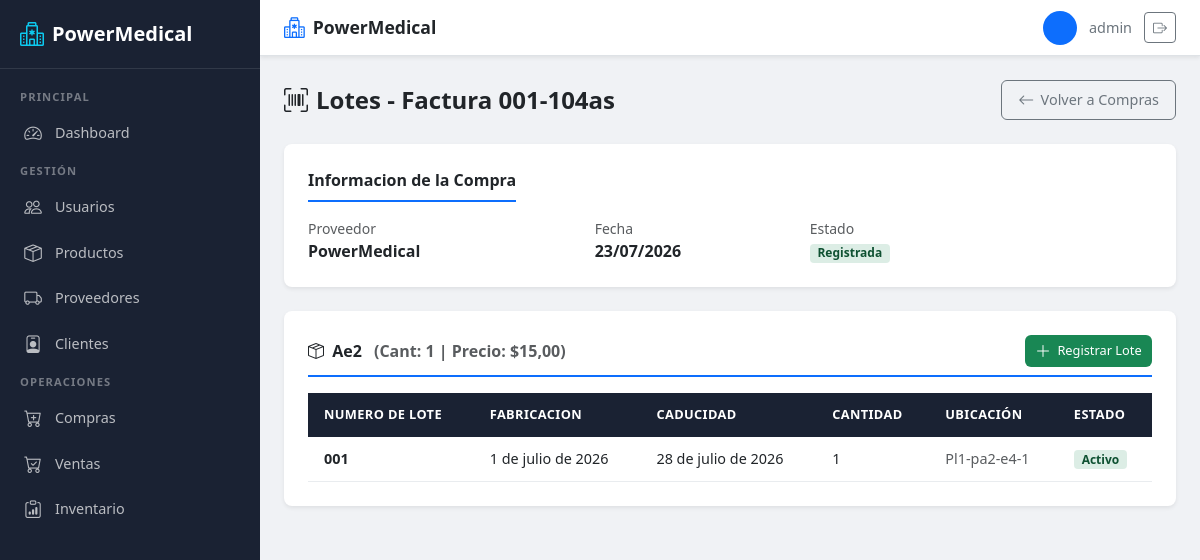
Page /usuarios/compras/4/lotes/ (signed in) on the committed database.
### usuarios/models.py (models this page shows, shortened)
class Usuario(AbstractUser):
    ROLES = [
        ('ADMIN', 'Administrador'),
        ('BODEGA', 'Bodeguero'),
        ('VENDEDOR', 'Vendedor'),
    ]
    rol = models.CharField(
        max_length=15,
        choices=ROLES,
        default='VENDEDOR'
    )

class Compra(models.Model):
    proveedor = models.ForeignKey(
        Proveedor,
        on_delete=models.PROTECT
    )
    fecha = models.DateField(default=timezone.now)
    numero_factura = models.CharField(
        max_length=30,
        unique=True
    )
    observacion = models.TextField(
        blank=True,
        null=True
    )
    ESTADOS = [
        ('REGISTRADA', 'Registrada'),
        ('ANULADA', 'Anulada'),
    ]
    estado = models.CharField(
        max_length=15,
        choices=ESTADOS,
        default='REGISTRADA'
    )

class Proveedor(models.Model):
    ESTADOS = [
        ('ACTIVO', 'Activo'),
        ('INACTIVO', 'Inactivo'),
    ]
    ruc = models.CharField(
        max_length=13,
        unique=True,
        verbose_name="RUC"
    )
    nombre_empresa = models.CharField(
        max_length=150,
        verbose_name="Nombre de la Empresa o Razón Social"
    )
    contacto = models.CharField(
        max_length=100,
        verbose_name="Nombre del Contacto"
    )
    telefono = models.CharField(
        max_length=15,
        verbose_name="Teléfono"
    )
    correo = models.EmailField(
        blank=True,
        null=True,
        verbose_name="Correo Electrónico"
    )
    direccion = models.TextField(
        blank=True,
        null=True,
        verbose_name="Dirección"
    )
    estado = models.CharField(
        max_length=10,
        choices=ESTADOS,
        default='ACTIVO',
        verbose_name="Estado"
    )

class DetalleCompra(models.Model):
    compra = models.ForeignKey(
        Compra,
        on_delete=models.CASCADE,
        related_name='detalles'
    )
    producto = models.ForeignKey(
        Producto,
        on_delete=models.PROTECT
    )
    cantidad = models.PositiveIntegerField()
    precio_unitario = models.DecimalField(
        max_digits=10,
        decimal_places=2
    )
    subtotal = models.DecimalField(
        max_digits=10,
        decimal_places=2,
        editable=False
    )

class Producto(models.Model):
    ESTADOS = [
        ('ACTIVO', 'Activo'),
        ('INACTIVO', 'Inactivo'),
    ]
    codigo = models.CharField(max_length=30, unique=True)
    nombre = models.CharField(max_length=150)
    descripcion = models.TextField(blank=True)
    categoria = models.CharField(max_length=100)
    laboratorio = models.CharField(max_length=100)
    unidad_medida = models.CharField(max_length=50)
    temperatura = models.DecimalField(
        max_digits=5,
        decimal_places=2,
        help_text="Temperatura de almacenamiento en °C"
    )
    precio_compra = models.DecimalField(max_digits=10, decimal_places=2)
    precio_venta = models.DecimalField(max_digits=10, decimal_places=2)
    iva = models.DecimalField(max_digits=5, decimal_places=2)
    stock = models.PositiveIntegerField(
        default=0,
        verbose_name="Stock"
    )
    stock_minimo = models.PositiveIntegerField(
        default=10,
        verbose_name="Stock Mínimo"
    )
    estado = models.CharField(
        max_length=10,
        choices=ESTADOS,
        default='ACTIVO'
    )

class Lote(models.Model):
    ESTADOS = [
        ('ACTIVO', 'Activo'),
        ('INACTIVO', 'Inactivo'),
    ]
    detalle_compra = models.ForeignKey(
        DetalleCompra,
        on_delete=models.CASCADE,
        related_name='lotes'
    )
    numero_lote = models.CharField(max_length=50)
    fecha_fabricacion = models.DateField(
        null=True,
        blank=True,
        verbose_name="Fecha de Fabricación"
    )
    fecha_caducidad = models.DateField(
        verbose_name="Fecha de Caducidad"
    )
    cantidad_recibida = models.PositiveIntegerField(
        verbose_name="Cantidad Recibida"
    )
    ubicacion = models.ForeignKey(
        Ubicacion,
        on_delete=models.PROTECT,
        null=True,
        blank=True,
        verbose_name="Ubicación"
    )
    estado = models.CharField(
        max_length=10,
        choices=ESTADOS,
        default='ACTIVO'
    )
    class Meta:
        constraints = [
            models.UniqueConstraint(
                fields=['detalle_compra', 'numero_lote'],
                name='unique_lote_por_detalle'
            )
        ]

class Ubicacion(models.Model):
    planta = models.CharField(max_length=50, verbose_name="Planta")
    pasillo = models.CharField(max_length=50, verbose_name="Pasillo")
    estanteria = models.CharField(max_length=50, verbose_name="Estantería")
    nivel = models.CharField(max_length=50, verbose_name="Nivel")
    codigo = models.CharField(max_length=50, unique=True, verbose_name="Código")
    class Meta:
        verbose_name = "Ubicación"
        verbose_name_plural = "Ubicaciones"

### usuarios/views.py (the view)
# urls.py: path('compras/<int:compra_id>/lotes/', views.lista_lotes_compra, name='lista_lotes_compra'),
@roles_permitidos('ADMIN', 'BODEGA')
def lista_lotes_compra(request, compra_id):
    compra = get_object_or_404(Compra, id=compra_id)
    detalles = compra.detalles.select_related('producto').prefetch_related('lotes')
    return render(request, 'usuarios/lista_lotes_compra.html', {
        'compra': compra,
        'detalles': detalles,
    })

### usuarios/templates/usuarios/lista_lotes_compra.html (shortened to what this page needs)
{% extends 'usuarios/base.html' %}
{% block content %}
<div class="pm-page-header">
    <h2><i class="bi bi-upc-scan me-2"></i>Lotes - Factura {{ compra.numero_factura }}</h2>
    <div class="pm-page-actions">
        <a href="{% url 'lista_compras_lotes' %}" class="pm-btn pm-btn-outline-secondary">
            <i class="bi bi-arrow-left"></i> Volver a Compras
        </a>
    </div>
</div>
<div class="pm-form-section">
    <div class="section-title">Informacion de la Compra</div>
    <div class="row g-3">
        <div class="col-md-4">
            <small class="text-muted d-block">Proveedor</small>
            <strong>{{ compra.proveedor.nombre_empresa }}</strong>
        </div>
        <div class="col-md-3">
            <small class="text-muted d-block">Fecha</small>
            <strong>{{ compra.fecha|date:"d/m/Y" }}</strong>
        </div>
        <div class="col-md-3">
            <small class="text-muted d-block">Estado</small>
            {% if compra.estado == 'REGISTRADA' %}
                <span class="pm-badge pm-badge-success">Registrada</span>
            {% else %}
                <span class="pm-badge pm-badge-inactive">{{ compra.get_estado_display }}</span>
            {% endif %}
        </div>
    </div>
</div>
{% for detalle in detalles %}
<div class="pm-form-section">
    <div class="section-title d-flex justify-content-between align-items-center">
        <span>
            <i class="bi bi-box-seam me-1"></i>
            {{ detalle.producto.nombre }}
            <span class="text-muted ms-2">(Cant: {{ detalle.cantidad }} | Precio: ${{ detalle.precio_unitario }})</span>
        </span>
        <a href="{% url 'registrar_lote' detalle.id %}" class="pm-btn pm-btn-sm pm-btn-success">
            <i class="bi bi-plus-lg"></i> Registrar Lote
        </a>
    </div>
    {% with lotes=detalle.lotes.all %}
        {% if lotes %}
        <div class="pm-table-responsive">
            <table class="pm-table">
                <thead>
                    <tr>
                        <th>Numero de Lote</th>
                        <th>Fabricacion</th>
                        <th>Caducidad</th>
                        <th>Cantidad</th>
                        <th>Ubicación</th>
                        <th>Estado</th>
                    </tr>
                </thead>
                <tbody>
                    {% for lote in lotes %}
                    <tr>
                        <td><strong>{{ lote.numero_lote }}</strong></td>
                        <td>{{ lote.fecha_fabricacion|default:"-" }}</td>
                        <td>{{ lote.fecha_caducidad }}</td>
                        <td>{{ lote.cantidad_recibida }}</td>
                        <td>
                            {% if lote.ubicacion %}
                                <span class="text-muted">{{ lote.ubicacion.codigo }}</span>
                            {% else %}
                                <span class="text-muted">-</span>
                            {% endif %}
                        </td>
                        <td>
                            {% if lote.estado == 'ACTIVO' %}
                                <span class="pm-badge pm-badge-success">Activo</span>
                            {% else %}
                                <span class="pm-badge pm-badge-inactive">{{ lote.get_estado_display }}</span>
                            {% endif %}
                        </td>
                    </tr>
                    {% endfor %}
                </tbody>
            </table>
        </div>
        {% endif %}
    {% endwith %}
</div>
{% empty %}
<div class="pm-empty">
    <i class="bi bi-inbox d-block"></i>
    <p>Esta compra no tiene detalles registrados.</p>
</div>
{% endfor %}
{% endblock %}

### usuarios/templates/usuarios/base.html (shortened to what this page needs)
{% load static %}
<!DOCTYPE html>
<html lang="es">
<head>
    <link href="https://cdn.jsdelivr.net/npm/bootstrap@5.3.0/dist/css/bootstrap.min.css" rel="stylesheet">
    <link href="https://cdn.jsdelivr.net/npm/bootstrap-icons@1.11.0/font/bootstrap-icons.css" rel="stylesheet">
    <link href="{% static 'usuarios/css/style.css' %}" rel="stylesheet">
</head>
<body>
    <aside class="pm-sidebar" id="sidebar">
        <a class="pm-sidebar-brand" href="{% url 'redireccion_rol' %}">
            <i class="bi bi-hospital"></i>
            <span>PowerMedical</span>
        </a>
        <nav class="pm-sidebar-nav">
            {% if user.is_superuser or user.rol == 'ADMIN' %}
                <div class="nav-section">Principal</div>
                <a class="nav-link {% if request.resolver_match.url_name == 'dashboard_admin' %}active{% endif %}" href="{% url 'dashboard_admin' %}">
                    <i class="bi bi-speedometer2"></i>
                    <span>Dashboard</span>
                </a>
                <div class="nav-section">Gestión</div>
                <a class="nav-link {% if request.resolver_match.url_name == 'registro_usuario' or request.resolver_match.url_name == 'editar_usuario' %}active{% endif %}" href="{% url 'registro_usuario' %}">
                    <i class="bi bi-people"></i>
                    <span>Usuarios</span>
                </a>
                <a class="nav-link " href="{% url 'lista_productos' %}">
                    <i class="bi bi-box-seam"></i>
                    <span>Productos</span>
                </a>
                <a class="nav-link {% if request.resolver_match.url_name == 'registrar_proveedor' %}active{% endif %}" href="{% url 'registrar_proveedor' %}">
                    <i class="bi bi-truck"></i>
                    <span>Proveedores</span>
                </a>
                <a class="nav-link {% if request.resolver_match.url_name == 'registrar_cliente' %}active{% endif %}" href="{% url 'registrar_cliente' %}">
                    <i class="bi bi-person-badge"></i>
                    <span>Clientes</span>
                </a>
                <div class="nav-section">Operaciones</div>
                <a class="nav-link {% if request.resolver_match.url_name == 'registrar_compra' %}active{% endif %}" href="{% url 'registrar_compra' %}">
                    <i class="bi bi-cart-plus"></i>
                    <span>Compras</span>
                </a>
                <a class="nav-link {% if request.resolver_match.url_name == 'registrar_venta' %}active{% endif %}" href="{% url 'registrar_venta' %}">
                    <i class="bi bi-cart-check"></i>
                    <span>Ventas</span>
                </a>
                <a class="nav-link {% if request.resolver_match.url_name == 'lista_inventario' %}active{% endif %}" href="{% url 'lista_inventario' %}">
                    <i class="bi bi-clipboard-data"></i>
                    <span>Inventario</span>
                </a>
            {% endif %}
        </nav>
    </aside>
    <div class="pm-main">
        <header class="pm-navbar">
            <a class="pm-navbar-brand" href="{% url 'redireccion_rol' %}">
                <i class="bi bi-hospital"></i>
                <span>PowerMedical</span>
            </a>
            <div class="pm-navbar-user">
                <div class="user-avatar">
                </div>
                <span class="d-none d-md-inline">
                    {{ user.first_name }} {{ user.last_name|default:user.username }}
                </span>
                <a href="{% url 'logout' %}" class="btn btn-outline-secondary btn-sm" title="Cerrar sesión">
                    <i class="bi bi-box-arrow-right"></i>
                </a>
            </div>
        </header>
        <main class="pm-content">
            {% block content %}{% endblock %}
        </main>
    </div>
</body>
</html>

### rows in the picture
Usuario: last_name "admin"
Compra: numero_factura "001-104as", proveedor.nombre_empresa "PowerMedical", fecha "23/07/2026"
DetalleCompra: producto.nombre "Ae2", cantidad "1", precio_unitario "15,00"
Lote: numero_lote "001", fecha_fabricacion "1 de julio de 2026", fecha_caducidad "28 de julio de 2026", cantidad_recibida "1", ubicacion.codigo "Pl1-pa2-e4-1", estado "Activo"
